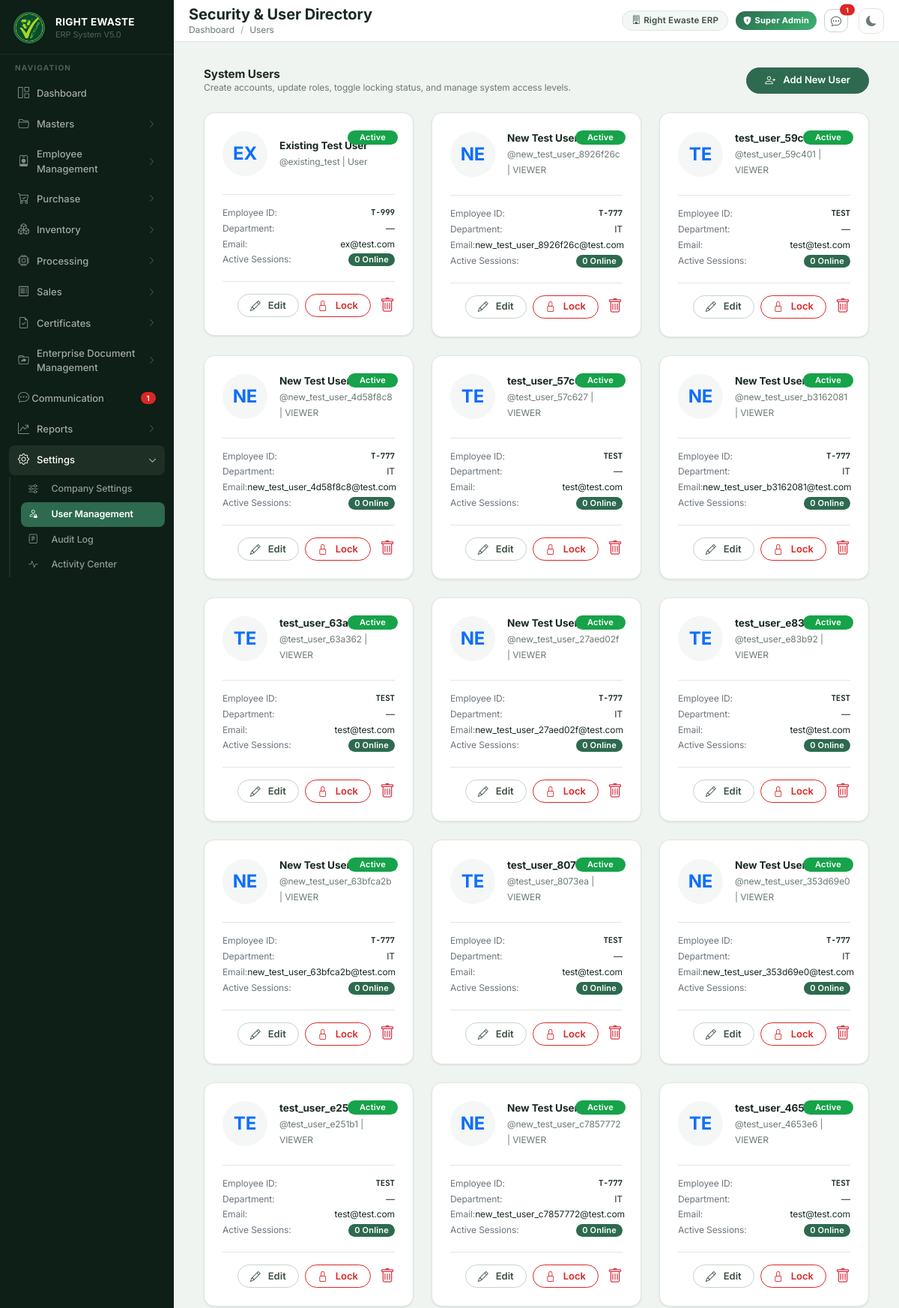
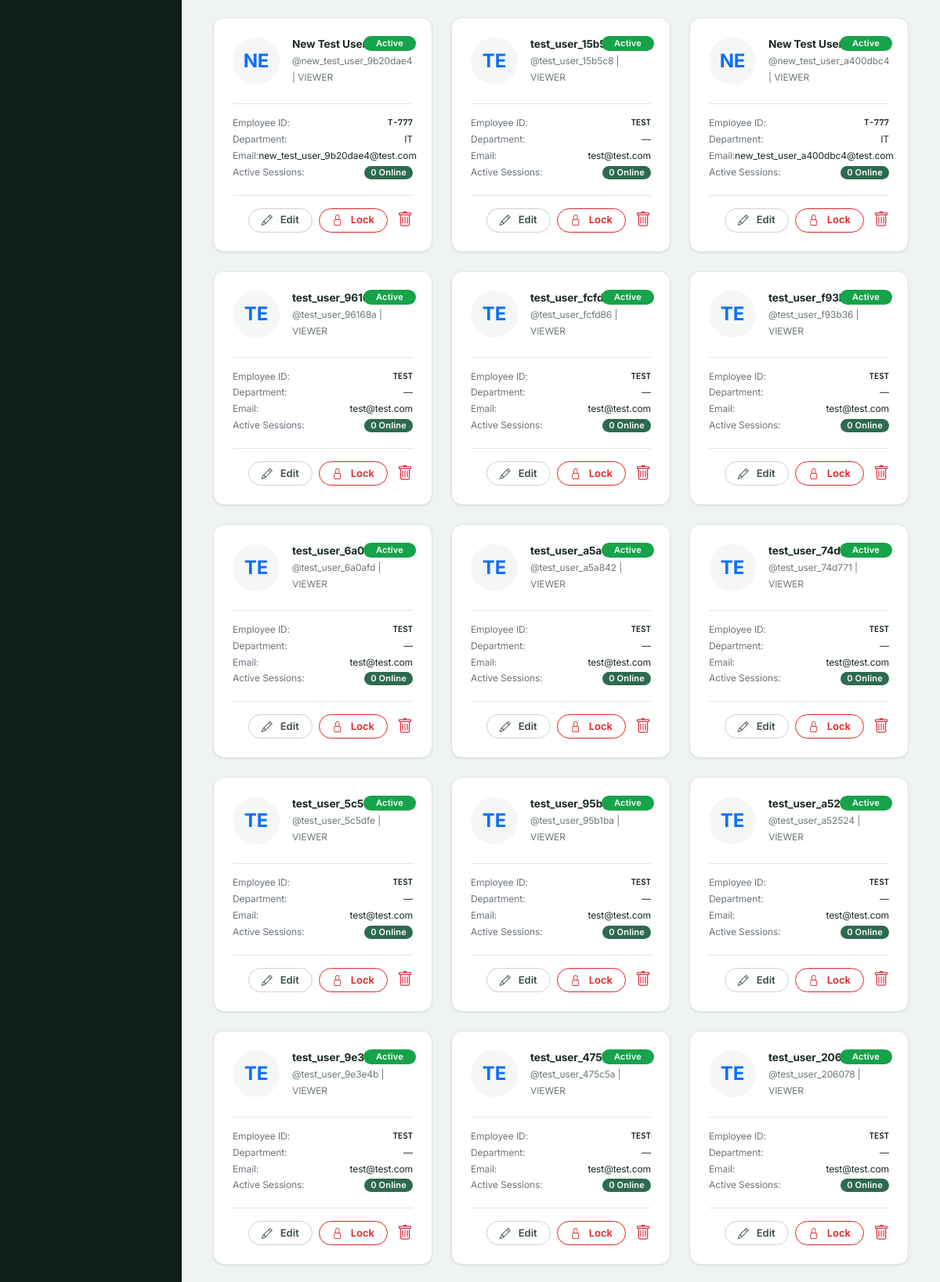
Screenshot of /users (upper part) with the database file from the repository (2 pictures, top to bottom).
### tables this page shows
CREATE TABLE users (
        id INTEGER PRIMARY KEY AUTOINCREMENT,
        employee_id TEXT,
        full_name TEXT NOT NULL,
        username TEXT UNIQUE NOT NULL,
        email TEXT,
        phone TEXT,
        password_hash TEXT NOT NULL,
        profile_photo TEXT,
        department TEXT,
        designation TEXT,
        erp_role TEXT NOT NULL DEFAULT 'VIEWER',
        status TEXT NOT NULL DEFAULT 'ACTIVE',
        last_login TEXT,
        last_password_change TEXT,
        failed_login_attempts INTEGER DEFAULT 0,
        created_by TEXT,
        created_date DATETIME DEFAULT CURRENT_TIMESTAMP,
        updated_by TEXT,
        updated_date DATETIME DEFAULT CURRENT_TIMESTAMP
    , uuid TEXT);

### backend/routes/users.py (the view)
@users_bp.route("/users")
@require_role("ADMIN")
def users_list():
    conn = get_connection()
    cursor = conn.cursor()
    try:
        cursor.execute("SELECT * FROM users WHERE status != 'ARCHIVED' ORDER BY id DESC")
        desc = [d[0] for d in cursor.description]
        users = [dict(zip(desc, r)) for r in cursor.fetchall()]
        cursor.execute("SELECT * FROM erp_roles WHERE is_active = 1")
        roles = [dict(r) for r in cursor.fetchall()]
        cursor.execute("""
            SELECT user_id, COUNT(*) as session_count
            FROM user_sessions
            WHERE is_active = 1
            GROUP BY user_id
        """)
        online_sessions = {r[0]: r[1] for r in cursor.fetchall()}
        return render_template(
            "user/users.html",
            users=users,
            roles=roles,
            online_sessions=online_sessions
        )
    finally:
        conn.close()

### backend/app.py (called while the page is built)
@app.context_processor
def utility_processor():
    def modify_query(**new_values):
        args = request.args.to_dict()
        for key, value in new_values.items():
            args[key] = str(value)
        return urlencode(args)
    from routes.communication import get_global_unread_count
    return dict(modify_query=modify_query, unread_chat_count=get_global_unread_count)

### backend/database.py (called while the page is built)
def get_connection():
    conn = sqlite3.connect(DATABASE)
    conn.row_factory = sqlite3.Row
    conn.execute("PRAGMA foreign_keys = ON")
    return conn

### backend/routes/communication.py (called while the page is built)
def get_current_user_id():
    if "user" in session and isinstance(session["user"], dict):
        return session["user"].get("user_id", 1)
    return 1

def get_global_unread_count():
    user_id = get_current_user_id()
    conn = get_connection()
    try:
        cursor = conn.cursor()
        cursor.execute("""
            SELECT COUNT(*) FROM messages m
            JOIN conversation_participants cp ON m.conversation_id = cp.conversation_id
            WHERE cp.user_id = ? AND m.sender_id != ?
              AND cp.status = 'ACTIVE'
              AND m.id > COALESCE(cp.last_read_message_id, 0)
        """, (user_id, user_id))
        return cursor.fetchone()[0]
    except Exception:
        return 0
    finally:
        conn.close()

### backend/security.py (called while the page is built)
def get_csrf_token():
    token = session.get(_CSRF_SESSION_KEY)
    if token is None:
        token = secrets.token_urlsafe(32)
        session[_CSRF_SESSION_KEY] = token
    return token

### backend/templates/user/users.html (shortened to what this page needs)
{% extends "shared/base.html" %}
{% block page_title %}Security &amp; User Directory{% endblock %}
{% block breadcrumb %}
<li class="breadcrumb-item"><a href="/" class="text-decoration-none text-muted">Dashboard</a></li>
<li class="breadcrumb-item active">Users</li>
{% endblock %}
{% block content %}
<div class="container-fluid py-2" style="font-family: 'Inter', sans-serif;">
    <div class="d-flex justify-content-between align-items-center mb-4">
        <div>
            <h5 class="fw-bold mb-0">System Users</h5>
            <p class="text-muted small mb-0">Create accounts, update roles, toggle locking status, and manage system access levels.</p>
        </div>
        <button class="btn btn-primary rounded-pill px-4" data-bs-toggle="modal" data-bs-target="#addUserModal">
            <i class="bi bi-person-plus me-1"></i> Add New User
        </button>
    </div>
    <div class="row g-4">
        {% for u in users %}
        <div class="col-12 col-md-6 col-lg-4">
            <div class="card border-0 shadow-sm rounded-4 bg-white p-4 position-relative">
                <div class="position-absolute" style="top: 20px; right: 20px;">
                    {% if u.status == 'ACTIVE' %}
                    <span class="badge bg-success rounded-pill px-3 py-1">Active</span>
                    {% elif u.status == 'LOCKED' %}
                    <span class="badge bg-danger rounded-pill px-3 py-1">Locked</span>
                    {% else %}
                    <span class="badge bg-secondary rounded-pill px-3 py-1">{{ u.status }}</span>
                    {% endif %}
                </div>
                <div class="d-flex align-items-center mb-3">
                    <div class="rounded-circle bg-light p-3 text-primary me-3 d-flex align-items-center justify-content-center fw-bold fs-4 text-uppercase" style="width: 60px; height: 60px; background-color: #f3f4f6;">
                        {{ u.username[:2] }}
                    </div>
                    <div>
                        <h6 class="fw-bold mb-0 text-dark">{{ u.full_name }}</h6>
                        <small class="text-muted">@{{ u.username }} | {{ u.erp_role }}</small>
                    </div>
                </div>
                <div class="border-top pt-3 mt-2 small text-secondary">
                    <div class="d-flex justify-content-between mb-1">
                        <span>Employee ID:</span>
                        <span class="fw-bold text-dark font-monospace">{{ u.employee_id or '—' }}</span>
                    </div>
                    <div class="d-flex justify-content-between mb-1">
                        <span>Department:</span>
                        <span class="text-dark">{{ u.department or '—' }}</span>
                    </div>
                    <div class="d-flex justify-content-between mb-1">
                        <span>Email:</span>
                        <span class="text-dark">{{ u.email or '—' }}</span>
                    </div>
                    <div class="d-flex justify-content-between mb-1">
                        <span>Active Sessions:</span>
                        <span class="badge bg-primary rounded-pill">{{ online_sessions.get(u.id, 0) }} Online</span>
                    </div>
                </div>
                <div class="border-top pt-3 mt-3 d-flex justify-content-end gap-2">
                    <button class="btn btn-sm btn-outline-secondary rounded-pill px-3" data-bs-toggle="modal" data-bs-target="#editUserModal{{ u.id }}">
                        <i class="bi bi-pencil me-1"></i> Edit
                    </button>
                    <form method="POST" action="/users/lock/{{ u.id }}" class="d-inline">
                        <button type="submit" class="btn btn-sm {% if u.status == 'LOCKED' %}btn-outline-success{% else %}btn-outline-danger{% endif %} rounded-pill px-3">
                            <i class="bi {% if u.status == 'LOCKED' %}bi-unlock{% else %}bi-lock{% endif %} me-1"></i>
                            {% if u.status == 'LOCKED' %}Unlock{% else %}Lock{% endif %}
                        </button>
                    </form>
                    <form method="POST" action="/users/delete/{{ u.id }}" class="d-inline" onsubmit="return confirm('Are you sure you want to archive this user? This will revoke active sessions.');">
                        <button type="submit" class="btn btn-sm btn-link text-danger p-0 border-0" title="Delete/Archive">
                            <i class="bi bi-trash fs-5 ms-1"></i>
                        </button>
                    </form>
                </div>
            </div>
        </div>
        {% endfor %}
    </div>
</div>
{% endblock %}

### backend/static/css/shared.css (style rules this page uses)
:root { --brand-primary: #2d6a4f; --brand-accent: #3cb371; --brand-accent-lt: #52c882; --brand-accent-dim: rgba(60,179,113,0.15); --sidebar-bg: #0d1f16; --sidebar-hover: #1a3326; --sidebar-active: #2d6a4f; --sidebar-width: 232px; --topbar-height: 56px; --body-bg: #f0f4f1; --surface: #ffffff; --surface-raised: #f4f7f5; --surface-sunken: #edf2ef; --border: #dde8e2; --border-strong: #c5d4cc; --text-primary: #1a2b22; --text-secondary: #3a5244; --text-muted: #6c7a75; --text-xmuted: #9aaa9f; --success: #16a34a; --success-bg: #dcfce7; --success-border: #86efac; --warning: #d97706; --warning-bg: #fef3c7; --warning-border: #fcd34d; --danger: #dc2626; --danger-bg: #fee2e2; --danger-border: #fca5a5; --info: #2563eb; --info-bg: #dbeafe; --info-border: #93c5fd; --shadow-sm: 0 1px 3px rgba(0,0,0,0.06), 0 1px 2px rgba(0,0,0,0.04); --shadow-md: 0 4px 12px rgba(0,0,0,0.08), 0 2px 6px rgba(0,0,0,0.05); --shadow-lg: 0 10px 30px rgba(0,0,0,0.1), 0 4px 12px rgba(0,0,0,0.06); --shadow-card: 0 1px 4px rgba(0,0,0,0.05); --radius-sm: 6px; --radius-md: 10px; --radius-lg: 14px; --radius-xl: 18px; --transition-fast: 0.15s ease; --transition-normal: 0.2s ease; --transition-slow: 0.3s cubic-bezier(0.4,0,0.2,1); --card-bg: var(--surface); --card-border: var(--border); --table-header-bg: var(--surface-raised); --table-hover-bg: #f5f9f6; --table-border: #eaefec; }
*, *::before, *::after { box-sizing: border-box; }
html, body { height: 100%; margin: 0; }
body, input, button, select, optgroup, textarea, table, .table, .erp-table, th, td, h1, h2, h3, h4, h5, h6, .btn, .card, .modal { font-family: 'Inter', -apple-system, BlinkMacSystemFont, 'Segoe UI', Roboto, Helvetica, Arial, sans-serif !important; }
body { font-size: 14px; line-height: 1.5; letter-spacing: -0.1px; background: var(--body-bg); color: var(--text-primary); -webkit-font-smoothing: antialiased; -moz-osx-font-smoothing: grayscale; }
h5 { font-size: 0.95rem; line-height: 1.4; font-weight: 600; color: var(--text-primary); margin-bottom: 0.3rem; }
h6 { font-size: 0.85rem; line-height: 1.4; font-weight: 600; color: var(--text-primary); margin-bottom: 0.2rem; }
p { margin-bottom: 1rem; line-height: 1.5; }
.small, small { font-size: 12px; line-height: 1.4; }
.card { background: var(--card-bg) !important; border: 1px solid var(--card-border) !important; border-radius: var(--radius-lg) !important; box-shadow: var(--shadow-card); color: var(--text-primary) !important; }
.font-monospace { font-family: 'JetBrains Mono', 'SFMono-Regular', Consolas, 'Liberation Mono', Menlo, monospace !important; font-size: 12.5px; background: transparent !important; border: none !important; padding: 0 !important; }
.btn { font-size: 13px; font-weight: 600; border-radius: var(--radius-md); display: inline-flex; align-items: center; gap: 6px; transition: background var(--transition-fast), color var(--transition-fast), border-color var(--transition-fast), box-shadow var(--transition-fast), transform var(--transition-fast); white-space: nowrap; }
.btn i { font-size: 14px; }
.btn-primary { background: var(--brand-primary) !important; border-color: var(--brand-primary) !important; color: #fff !important; }
.btn-outline-secondary { border-color: var(--border-strong) !important; color: var(--text-secondary) !important; background: var(--surface) !important; }
.btn-outline-danger { border-color: var(--danger) !important; color: var(--danger) !important; background: transparent !important; }
.badge { font-size: 11px; font-weight: 600; border-radius: 6px; padding: 3px 8px; letter-spacing: 0.2px; }
.badge.bg-success { background: var(--success) !important; }
.badge.bg-primary { background: var(--brand-primary) !important; }
.breadcrumb-item a { color: var(--brand-accent); text-decoration: none; }
.breadcrumb-item.active { color: var(--text-muted); }
.breadcrumb-item + .breadcrumb-item::before { color: var(--text-xmuted); }
.text-muted { color: var(--text-muted) !important; }
.text-dark { color: var(--text-primary) !important; }
.bg-white { background: var(--surface) !important; }
.bg-light { background: var(--surface-raised) !important; color: var(--text-secondary); }
.border-top { border-top-color: var(--border) !important; }
.shadow-sm { box-shadow: var(--shadow-sm) !important; }
.font-monospace { font-family: 'Courier New', Courier, monospace; font-size: 0.9em; }

### rows the page displays
users: status "Active", username "EX", full_name "Existing Test User", username "existing_test", erp_role "User", employee "T-999", department "—", email "ex@test.com", get "0"
users: status "Active", username "NE", full_name "New Test User", username "new_test_user_8926f26c", erp_role "VIEWER", employee "T-777", department "IT", email "new_test_user_8926f26c@test.com", get "0"
users: status "Active", username "TE", full_name "test_user_59c401", username "test_user_59c401", erp_role "VIEWER", employee "TEST", department "—", email "test@test.com", get "0"
users: status "Active", username "NE", full_name "New Test User", username "new_test_user_4d58f8c8", erp_role "VIEWER", employee "T-777", department "IT", email "new_test_user_4d58f8c8@test.com", get "0"
users: status "Active", username "TE", full_name "test_user_57c627", username "test_user_57c627", erp_role "VIEWER", employee "TEST", department "—", email "test@test.com", get "0"
users: status "Active", username "NE", full_name "New Test User", username "new_test_user_b3162081", erp_role "VIEWER", employee "T-777", department "IT", email "new_test_user_b3162081@test.com", get "0"
users: status "Active", username "TE", full_name "test_user_63a362", username "test_user_63a362", erp_role "VIEWER", employee "TEST", department "—", email "test@test.com", get "0"
users: status "Active", username "NE", full_name "New Test User", username "new_test_user_27aed02f", erp_role "VIEWER", employee "T-777", department "IT", email "new_test_user_27aed02f@test.com", get "0"
users: status "Active", username "TE", full_name "test_user_e83b92", username "test_user_e83b92", erp_role "VIEWER", employee "TEST", department "—", email "test@test.com", get "0"
users: status "Active", username "NE", full_name "New Test User", username "new_test_user_63bfca2b", erp_role "VIEWER", employee "T-777", department "IT", email "new_test_user_63bfca2b@test.com", get "0"
users: status "Active", username "TE", full_name "test_user_8073ea", username "test_user_8073ea", erp_role "VIEWER", employee "TEST", department "—", email "test@test.com", get "0"
users: status "Active", username "NE", full_name "New Test User", username "new_test_user_353d69e0", erp_role "VIEWER", employee "T-777", department "IT", email "new_test_user_353d69e0@test.com", get "0"
users: status "Active", username "TE", full_name "test_user_e251b1", username "test_user_e251b1", erp_role "VIEWER", employee "TEST", department "—", email "test@test.com", get "0"
users: status "Active", username "NE", full_name "New Test User", username "new_test_user_c7857772", erp_role "VIEWER", employee "T-777", department "IT", email "new_test_user_c7857772@test.com", get "0"
users: status "Active", username "TE", full_name "test_user_4653e6", username "test_user_4653e6", erp_role "VIEWER", employee "TEST", department "—", email "test@test.com", get "0"
users: status "Active", username "NE", full_name "New Test User", username "new_test_user_9b20dae4", erp_role "VIEWER", employee "T-777", department "IT", email "new_test_user_9b20dae4@test.com", get "0"
users: status "Active", username "TE", full_name "test_user_15b5c8", username "test_user_15b5c8", erp_role "VIEWER", employee "TEST", department "—", email "test@test.com", get "0"
users: status "Active", username "NE", full_name "New Test User", username "new_test_user_a400dbc4", erp_role "VIEWER", employee "T-777", department "IT", email "new_test_user_a400dbc4@test.com", get "0"
users: status "Active", username "TE", full_name "test_user_96168a", username "test_user_96168a", erp_role "VIEWER", employee "TEST", department "—", email "test@test.com", get "0"
users: status "Active", username "TE", full_name "test_user_fcfd86", username "test_user_fcfd86", erp_role "VIEWER", employee "TEST", department "—", email "test@test.com", get "0"
users: status "Active", username "TE", full_name "test_user_f93b36", username "test_user_f93b36", erp_role "VIEWER", employee "TEST", department "—", email "test@test.com", get "0"
users: status "Active", username "TE", full_name "test_user_6a0afd", username "test_user_6a0afd", erp_role "VIEWER", employee "TEST", department "—", email "test@test.com", get "0"
users: status "Active", username "TE", full_name "test_user_a5a842", username "test_user_a5a842", erp_role "VIEWER", employee "TEST", department "—", email "test@test.com", get "0"
users: status "Active", username "TE", full_name "test_user_74d771", username "test_user_74d771", erp_role "VIEWER", employee "TEST", department "—", email "test@test.com", get "0"
users: status "Active", username "TE", full_name "test_user_5c5dfe", username "test_user_5c5dfe", erp_role "VIEWER", employee "TEST", department "—", email "test@test.com", get "0"
users: status "Active", username "TE", full_name "test_user_95b1ba", username "test_user_95b1ba", erp_role "VIEWER", employee "TEST", department "—", email "test@test.com", get "0"
users: status "Active", username "TE", full_name "test_user_a52524", username "test_user_a52524", erp_role "VIEWER", employee "TEST", department "—", email "test@test.com", get "0"
users: status "Active", username "TE", full_name "test_user_9e3e4b", username "test_user_9e3e4b", erp_role "VIEWER", employee "TEST", department "—", email "test@test.com", get "0"
users: status "Active", username "TE", full_name "test_user_475c5a", username "test_user_475c5a", erp_role "VIEWER", employee "TEST", department "—", email "test@test.com", get "0"
users: status "Active", username "TE", full_name "test_user_206078", username "test_user_206078", erp_role "VIEWER", employee "TEST", department "—", email "test@test.com", get "0"

### other values shown
{{ u_count if u_count <= 99 else '99+' }} "1"
